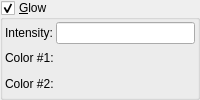
            <widget class="MyGroupBox" name="groupCheck_glow_enabled">
             <property name="toolTip">
              <string>&lt;html&gt;&lt;head/&gt;&lt;body&gt;&lt;p&gt;Glow effect based on ray-marching step count&lt;/p&gt;&lt;p&gt;Example:&lt;/p&gt;&lt;p&gt;&lt;img src=&quot;:/tooltips/tooltips_images/image - shader - glow.jpeg&quot;/&gt;&lt;/p&gt;&lt;/body&gt;&lt;/html&gt;</string>
             </property>
             <property name="title">
              <string>&amp;Glow</string>
             </property>
             <property name="checkable">
              <bool>true</bool>
             </property>
             <layout class="QVBoxLayout" name="verticalLayout_28">
              <property name="spacing">
               <number>2</number>
              </property>
              <property name="leftMargin">
               <number>2</number>
              </property>
              <property name="topMargin">
               <number>2</number>
              </property>
              <property name="rightMargin">
               <number>2</number>
              </property>
              <property name="bottomMargin">
               <number>2</number>
              </property>
              <item>
               <layout class="QGridLayout" name="gridLayout_14" columnstretch="0,0">
                <property name="spacing">
                 <number>2</number>
                </property>
                <item row="1" column="0">
                 <widget class="QLabel" name="label_88">
                  <property name="text">
                   <string>Color #1:</string>
                  </property>
                 </widget>
                </item>
                <item row="2" column="0">
                 <widget class="QLabel" name="label_89">
                  <property name="text">
                   <string>Color #2:</string>
                  </property>
                 </widget>
                </item>
                <item row="0" column="1">
                 <widget class="MyLineEdit" name="logedit_glow_intensity">
                  <property name="toolTip">
                   <string>&lt;html&gt;&lt;head/&gt;&lt;body&gt;&lt;p&gt;Intensity of effect&lt;/p&gt;&lt;/body&gt;&lt;/html&gt;</string>
                  </property>
                 </widget>
                </item>
                <item row="0" column="0">
                 <widget class="QLabel" name="label_87">
                  <property name="text">
                   <string>Intensity:</string>
                  </property>
                 </widget>
                </item>
                <item row="1" column="1">
                 <widget class="MyColorButton" name="colorButton_glow_color_1" native="true">
                  <property name="toolTip">
                   <string>&lt;html&gt;&lt;head/&gt;&lt;body&gt;&lt;p&gt;Color of dark areas&lt;/p&gt;&lt;/body&gt;&lt;/html&gt;</string>
                  </property>
                  <property name="text" stdset="0">
                   <string>PushButton</string>
                  </property>
                 </widget>
                </item>
                <item row="2" column="1">
                 <widget class="MyColorButton" name="colorButton_glow_color_2" native="true">
                  <property name="toolTip">
                   <string>&lt;html&gt;&lt;head/&gt;&lt;body&gt;&lt;p&gt;Color of bright areas&lt;/p&gt;&lt;/body&gt;&lt;/html&gt;</string>
                  </property>
                  <property name="text" stdset="0">
                   <string>PushButton</string>
                  </property>
                 </widget>
                </item>
               </layout>
              </item>
             </layout>
            </widget>
